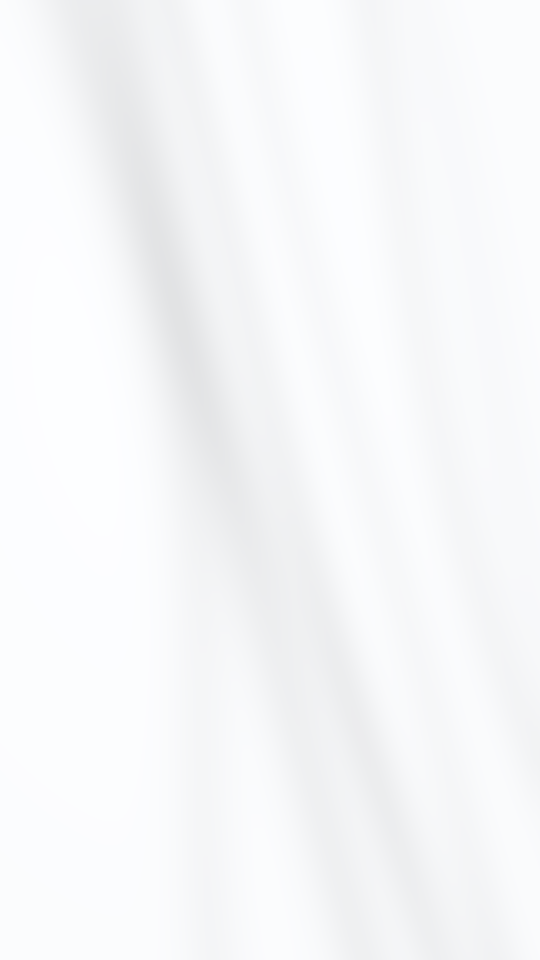
#> input picture tools/bg/silk-white.png, 1080 x 1920 px (shown at 1/2 size)
$ python to_feed45.py bg/silk-white.png
#> lines starting #> are read from the running program, lines starting #| are printed output that depends on the picture
"""リールの 9:16 画像（1080x1920）から、インスタのカルーセル用 4:5 画像（1080x1350）を作る。
インスタのフィードの画像は 4:5 より縦長にできないため、上下の空いた帯を少し落として縮め、左右に帯の色を足す。
使い方: python3 to_feed45.py a-1.jpg a-2.jpg ...  → 同じ場所に a-f1.jpg のように書き出す
"""
import os, re, sys
from PIL import Image

BAND = (0xEE, 0xE5, 0xDA)
TOP, BOTTOM = 110, 1665          # 残す範囲（ブランド名から Next → まで。v5 は Next が少し下にあるので 1665 まで）
OUT_W, OUT_H = 1080, 1350

def convert(path):
#> called with path = 'bg/silk-white.png'
    im = Image.open(path).convert("RGB")
#> im is the input picture: PIL image 1080x1920 RGB; mean R, G, B 246.8, 247.7, 249.1
    part = im.crop((0, TOP, im.width, BOTTOM))
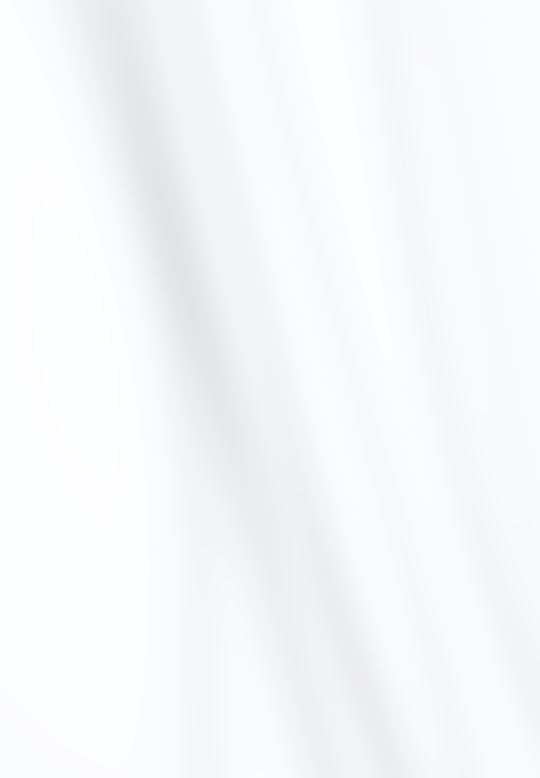
#> part: PIL image 1080x1555 RGB (shown at 1/2 size); mean R, G, B 246.8, 247.7, 249.1
    s = OUT_H / part.height
#> s = 0.868
    part = part.resize((round(part.width * s), OUT_H), Image.LANCZOS)
#> part: PIL image 938x1350 RGB
    bg = im.getpixel((im.width // 2, im.height - 5))  # 地の色を絵の下端から取る（v4 ベージュの帯／v5 生成り）
#> bg = (251, 252, 253)
    out = Image.new("RGB", (OUT_W, OUT_H), bg)
    out.paste(part, ((OUT_W - part.width) // 2, 0))
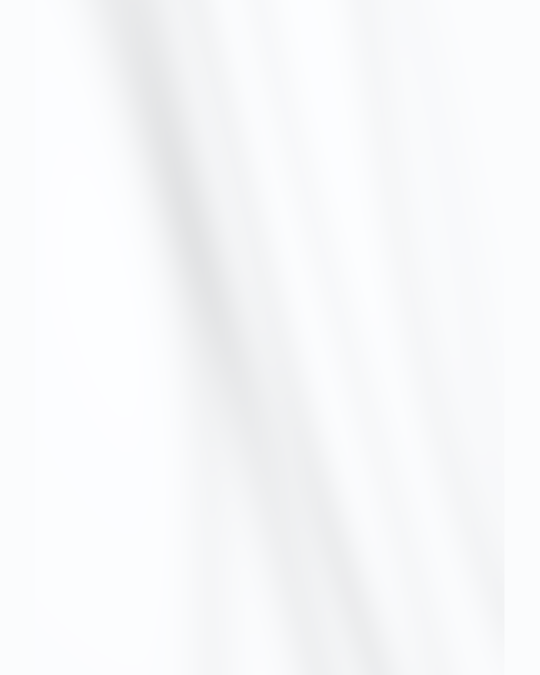
#> out: PIL image 1080x1350 RGB (shown at 1/2 size); mean R, G, B 247.4, 248.3, 249.6
    dst = re.sub(r"-(\d+)\.jpg$", r"-f\1.jpg", path)
    out.save(dst, quality=92)
    return dst

if __name__ == "__main__":
    for p in sys.argv[1:]:
        print(convert(p))

$ run again, on media/2026-10-08/sample-chukai-tesuryo-1-1.jpg
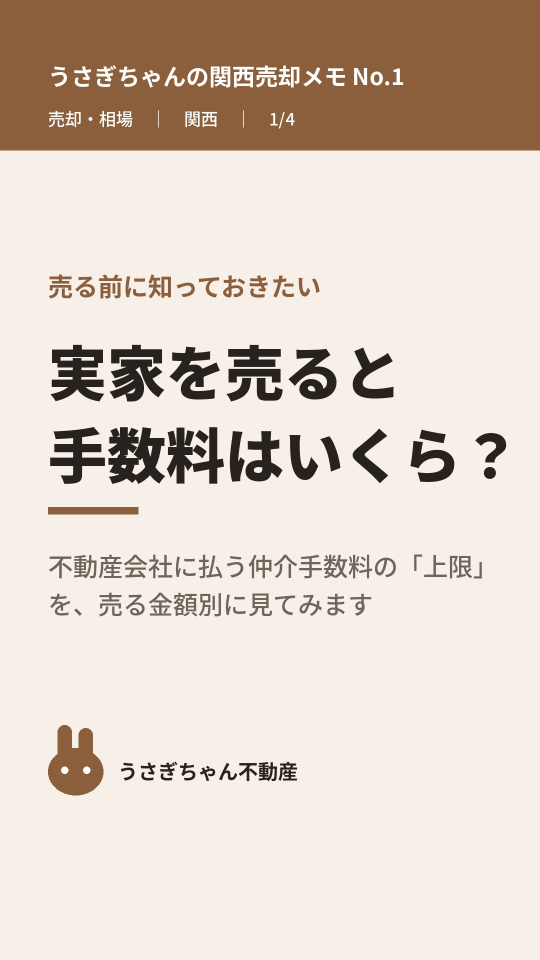
#> input picture media/2026-10-08/sample-chukai-tesuryo-1-1.jpg, 1080 x 1920 px (shown at 1/2 size)
#> in convert, im is the input picture: PIL image 1080x1920 RGB; mean R, G, B 219.9, 207.1, 195
#> in convert, `part = part.resize((round(part.width * s), OUT_H), Image.LANCZOS)`:
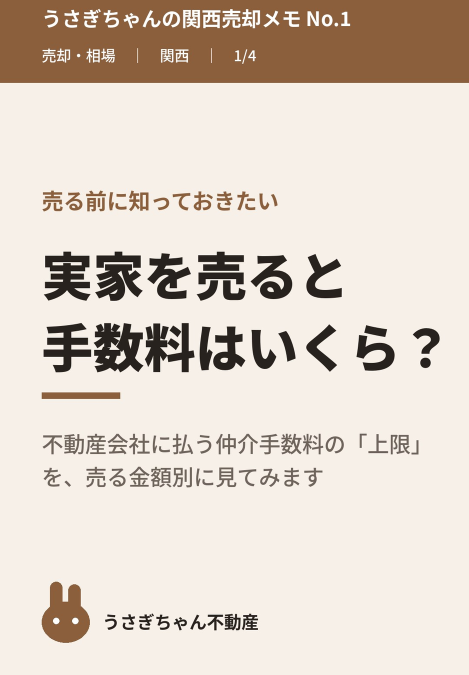
#> part: PIL image 938x1350 RGB (shown at 1/2 size); mean R, G, B 221.1, 209.6, 198.4
#> bg = (247, 240, 232)
#> in convert, `out.paste(part, ((OUT_W - part.width) // 2, 0))`:
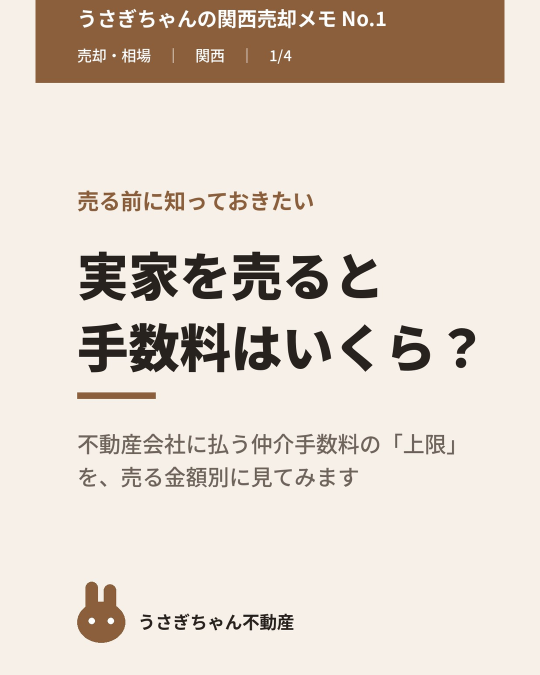
#> out: PIL image 1080x1350 RGB (shown at 1/2 size); mean R, G, B 224.5, 213.6, 202.9
